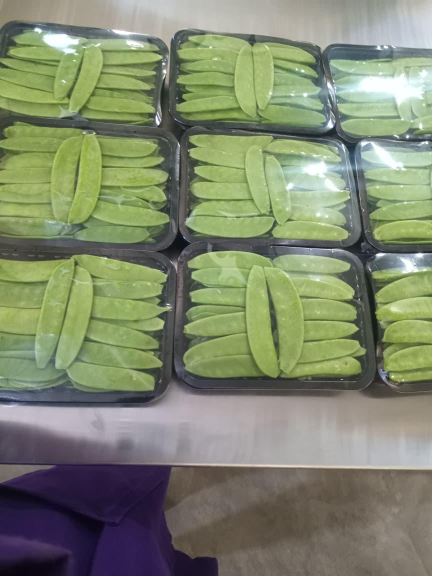
#> input picture 01_client-assets/photos-whatsapp/WhatsApp Image 2026-10-03 at 08.48.18 (1).jpeg, 864 x 1152 px (shown at 1/2 size)
$ python photo-retouch.py '../01_client-assets/photos-whatsapp/WhatsApp Image 2026-10-03 at 08.48.18 (1).jpeg' '../01_client-assets/photos-whatsapp/WhatsApp Image 2026-10-03 at 08.48.18 (2).jpeg'
#> lines starting #> are read from the running program, lines starting #| are printed output that depends on the picture; after the words box and inside, x2 and y2 are one past the last pixel; in counts of white or black regions, pixels touching at a corner belong together
#!/usr/bin/env python3
"""
Produce-photo retouching for Fresca: finds small blemishes (dark specks, brown spots, tiny white flecks)
on green produce and heals them with texture taken from the surrounding produce.

Only small, compact marks are touched. Natural features are protected: the gaps between pods, glossy
highlights, seams, bean tips and the tray edge. Shape, size and number of the produce never change.
Originals are never modified.

  python photo-retouch.py in.jpg out.jpg [options]

  --add  x,y[,r]    heal the mark nearest this point (snaps to the blob; optional search radius r, default 26)
  --disk x,y,r      heal an exact round area (for larger smudges the auto-detector ignores)
  --soft x,y,r      for faint, soft discolouration: keeps the skin texture, replaces only the colour/tone with
                    a smooth blend of the surrounding produce (no patch copying, so no visible repeat/edge)
  --keep x,y,r      never touch this area (e.g. a natural feature)
  --sens f          automatic detection sensitivity, 1.0 = default; 0.8 finds fainter marks (use on smooth produce)
  --no-auto         skip automatic detection; only heal the --add / --disk spots
  --debug file.png  also save the original with every healed spot ringed

Needs: pip install opencv-python-headless numpy
"""
import sys
import cv2
import numpy as np

# --- tuning (pixel sizes are for ~12 MP phone photos, 3024 x 4032) -------------------------------
BG_KERNEL = 31          # size of the "what should be here" neighbourhood
DARK_DELTA = 26         # how much darker than its surroundings a dark speck must be (L units)
BROWN_DELTA = 11        # how much redder/yellower than its surroundings a brown mark must be (a* units)
BROWN_DARK = 9          # ...and how much darker
WHITE_DELTA = 40        # how much brighter a white fleck must be
Z_MIN = 3.4             # ...and it must stand out from the LOCAL texture by this many standard deviations
STD_WIN = 41            # window used to measure the local texture
MAX_AREA = 300          # largest mark to remove automatically (px). Bigger = real feature, not a speck
MIN_AREA = 4
MAX_SIDE = 28           # longest side of a mark's bounding box
MIN_FILL = 0.28         # marks are roundish blobs, not long thin lines (gaps)
PAD = 3                 # grow each mark slightly so its edge is removed too
TIP_GUARD = 27          # keep this far from dark gaps / tray: bean tips and pod ends live there


def _maps(img):
    lab = cv2.cvtColor(img, cv2.COLOR_BGR2LAB)
    L, A = lab[..., 0], lab[..., 1].astype(np.float32)
    hsv = cv2.cvtColor(img, cv2.COLOR_BGR2HSV)
    bgL = cv2.medianBlur(L, BG_KERNEL).astype(np.float32)
    bgA = cv2.medianBlur(lab[..., 1], BG_KERNEL).astype(np.float32)
    return L, A, hsv, L.astype(np.float32) - bgL, bgL - L.astype(np.float32), A - bgA


def detect(img, keep=None):
    """Return (mask, info). mask = 255 where a blemish should be healed."""
    L, A, hsv, d_brighter, dL, dA = _maps(img)
    h, s, v = hsv[..., 0], hsv[..., 1], hsv[..., 2]

    def local_std(x):
        m = cv2.boxFilter(x, -1, (STD_WIN, STD_WIN))
        m2 = cv2.boxFilter(x * x, -1, (STD_WIN, STD_WIN))
        return np.sqrt(np.maximum(m2 - m * m, 1.0))
    zL, zA = dL / local_std(dL), dA / local_std(dA)

    green = ((h > 22) & (h < 85) & (s > 40) & (v > 50)).astype(np.uint8)
    produce = cv2.morphologyEx(green, cv2.MORPH_CLOSE, np.ones((15, 15), np.uint8))
    produce = cv2.erode(produce, np.ones((9, 9), np.uint8))

    very_dark = (v < 62).astype(np.uint8)
    near_dark = cv2.dilate(very_dark, cv2.getStructuringElement(cv2.MORPH_ELLIPSE, (TIP_GUARD, TIP_GUARD)))

    cand = np.zeros(L.shape, np.uint8)
    cand[(dL > DARK_DELTA) & (zL > Z_MIN)] = 255
    cand[(dA > BROWN_DELTA) & (dL > BROWN_DARK) & (zA > Z_MIN)] = 255
    cand[(d_brighter > WHITE_DELTA) & (-zL > Z_MIN) & (s < 70)] = 255      # tiny bright flecks
    cand[produce == 0] = 0
    cand[near_dark > 0] = 0
    if keep is not None:
        cand[keep > 0] = 0
    cand = cv2.morphologyEx(cand, cv2.MORPH_OPEN, np.ones((2, 2), np.uint8))
    cand = cv2.morphologyEx(cand, cv2.MORPH_CLOSE, np.ones((3, 3), np.uint8))

    n, lbl, st, _ = cv2.connectedComponentsWithStats(cand, connectivity=8)
    out = np.zeros_like(cand)
    kept = 0
    for i in range(1, n):
        x, y, w, hgt, area = st[i]
        if area < MIN_AREA or area > MAX_AREA or max(w, hgt) > MAX_SIDE:
            continue
        if area / float(w * hgt) < MIN_FILL:
            continue
        out[lbl == i] = 255
        kept += 1
    return cv2.dilate(out, cv2.getStructuringElement(cv2.MORPH_ELLIPSE, (2 * PAD + 1, 2 * PAD + 1))), {"candidates": n - 1, "healed": kept}


# [22 lines left out: function snap, not called in this run]


def heal(img, mask):
    """Replace each marked blemish with matching texture copied from nearby clean produce."""
    out = img.copy()
    blocked = cv2.dilate(mask, np.ones((9, 9), np.uint8))
    n, lbl, st, _ = cv2.connectedComponentsWithStats(mask, connectivity=8)
    H, W = mask.shape
    done = 0
    for i in range(1, n):
        x, y, w, hgt, _ = st[i]
        ctx = 7 + int(0.15 * max(w, hgt))
        x0, y0 = max(0, x - ctx), max(0, y - ctx)
        x1, y1 = min(W, x + w + ctx), min(H, y + hgt + ctx)
        tw, th = x1 - x0, y1 - y0
        if tw < 8 or th < 8:
            continue
        tmpl = out[y0:y1, x0:x1].astype(np.float32)
        spot = (lbl[y0:y1, x0:x1] == i).astype(np.uint8)
        known = (1 - cv2.dilate(spot, np.ones((3, 3), np.uint8))).astype(np.float32)
        known3 = np.dstack([known] * 3)
        R = 70 + max(w, hgt)
        sx0, sy0 = max(0, x0 - R), max(0, y0 - R)
        sx1, sy1 = min(W, x1 + R), min(H, y1 + R)
        search = out[sy0:sy1, sx0:sx1].astype(np.float32)
        if search.shape[0] < th or search.shape[1] < tw:
            continue
        res = cv2.matchTemplate(search, tmpl, cv2.TM_SQDIFF, mask=known3)
        res[~np.isfinite(res)] = np.inf
        bl = blocked[sy0:sy1, sx0:sx1].astype(np.float32)
        ii = cv2.integral(bl)
        rh, rw = res.shape
        ys, xs = np.mgrid[0:rh, 0:rw]
        overlap = ii[ys + th, xs + tw] - ii[ys, xs + tw] - ii[ys + th, xs] + ii[ys, xs]
        res[overlap > 0] = np.inf
        if not np.isfinite(res).any():
            continue
        by, bx = np.unravel_index(np.argmin(res), res.shape)
        src = search[by:by + th, bx:bx + tw]
        ring = known > 0
        if ring.sum() > 10:
            src = np.clip(src + (tmpl[ring].mean(0) - src[ring].mean(0)), 0, 255)
        soft = np.clip(cv2.GaussianBlur(spot.astype(np.float32), (0, 0), 1.6) * 1.4, 0, 1)[..., None]
        out[y0:y1, x0:x1] = (tmpl * (1 - soft) + src * soft).astype(np.uint8)
        done += 1
    return out, done


# [27 lines left out: functions heal_soft, overlay, not called in this run]


def _pts(argv, flag, n_min):
    out = []
    for i, a in enumerate(argv):
        if a == flag:
            out.append([int(float(v)) for v in argv[i + 1].split(",")])
    for p in out:
        if len(p) < n_min:
            sys.exit(f"{flag} needs at least {n_min} numbers: x,y" + (",r" if n_min == 3 else "[,r]"))
    return out


if __name__ == "__main__":
    if len(sys.argv) < 3:
        sys.exit(__doc__)
    src, dst = sys.argv[1], sys.argv[2]
    img = cv2.imread(src)
#> img is the input picture: shape (1152, 864, 3); mean B, G, R 110.5, 136.4, 128.3
    H, W = img.shape[:2]
    if "--sens" in sys.argv:
        k = float(sys.argv[sys.argv.index("--sens") + 1])
        DARK_DELTA, BROWN_DELTA, BROWN_DARK, Z_MIN = DARK_DELTA * k, BROWN_DELTA * k, BROWN_DARK * k, Z_MIN * (0.5 + 0.5 * k)
    keep = np.zeros((H, W), np.uint8)
    for x, y, r in _pts(sys.argv, "--keep", 3):
        cv2.circle(keep, (x, y), r, 255, -1)
#> keep: shape (1152, 864); every value is 0
    mask = np.zeros((H, W), np.uint8)
    info = {"candidates": 0, "healed": 0}
    if "--no-auto" not in sys.argv:
        mask, info = detect(img, keep)
#> in detect, `green = ((h > 22) & (h < 85) & (s > 40) & (v > 50)).astype(np.uint8)`:
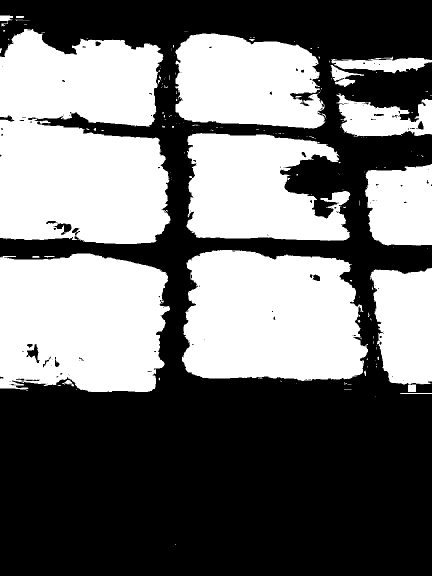
#> green: shape (1152, 864) (shown at 1/2 size); values 0 (black) and 1 (white), 44.7% white; 211 white regions (186 under 20 px), largest, box (x1, y1, x2, y2) and area: (0, 58, 341, 488) 121215, (364, 500, 736, 762) 82716, (0, 507, 340, 784) 82252
#> mask: shape (1152, 864); 1.1% white; 124 white regions, largest, box (x1, y1, x2, y2) and area: (1, 661, 47, 674) 314, (614, 637, 648, 645) 256, (505, 155, 514, 185) 215
#> info = {'candidates': 142, 'healed': 140}
    manual = 0
    for p in _pts(sys.argv, "--add", 2):
        m = snap(img, p[0], p[1], p[2] if len(p) > 2 else 26)
        m[keep > 0] = 0
        mask = cv2.bitwise_or(mask, m)
        manual += 1
#> after the loop, manual = 0
    for x, y, r in _pts(sys.argv, "--disk", 3):
        m = np.zeros((H, W), np.uint8)
        cv2.circle(m, (x, y), r, 255, -1)
        mask = cv2.bitwise_or(mask, m)
        manual += 1
#> after the loop, manual = 0
    fixed, n = heal(img, mask)
#> in heal, `blocked = cv2.dilate(mask, np.ones((9, 9), np.uint8))`:
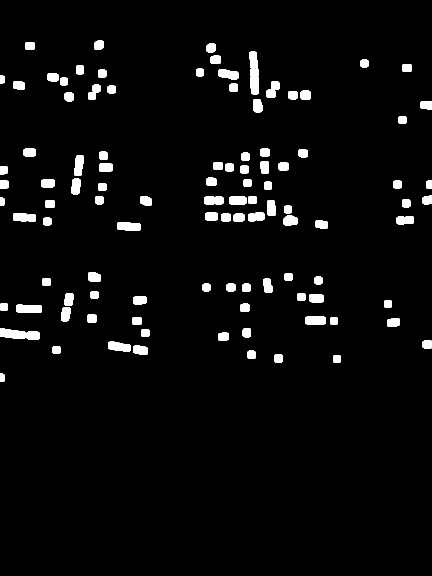
#> blocked: shape (1152, 864) (shown at 1/2 size); 3.8% white; 104 white regions, largest, box (x1, y1, x2, y2) and area: (498, 103, 518, 189) 1346, (0, 657, 51, 678) 830, (32, 609, 84, 626) 812
#> in heal, `n, lbl, st, _ = cv2.connectedComponentsWithStats(mask, connectivity=8)`: n = 125; st = 125 rows, first 6: [0, 0, 864, 1152, 984718], [192, 85, 12, 11, 87], [54, 88, 12, 8, 80], [417, 91, 11, 10, 80], [502, 107, 8, 9, 56], [425, 115, 13, 9, 95]
#> the loop in heal, `for i in range(1, n):` made 124 passes
#> (x, y, w, hgt, ctx, x0, y0, x1) on passes 1 to 8: (192, 85, 12, 11, 8, 184, 77, 212), (54, 88, 12, 8, 8, 46, 80, 74), (417, 91, 11, 10, 8, 409, 83, 436), (502, 107, 8, 9, 8, 494, 99, 518), (425, 115, 13, 9, 8, 417, 107, 446), (504, 123, 8, 10, 8, 496, 115, 520), (725, 123, 8, 8, 8, 717, 115, 741), (808, 132, 12, 8, 8, 800, 124, 828)
#> pass 1, in heal, `known = (1 - cv2.dilate(spot, np.ones((3, 3), np.uint8))).astype(np.fl..`:
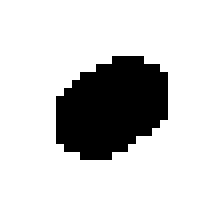
#> known: shape (27, 28) float32 (shown 8 times larger); values 0 (black) and 1 (white), 81.9% white; 1 black region, box (x1, y1, x2, y2) and area: (7, 7, 21, 20) 137
#> after the loop in heal, `for i in range(1, n):`:
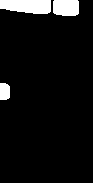
#> bl: shape (183, 93) float32; 6.9% white; 3 white regions, box (x1, y1, x2, y2) and area: (0, 0, 51, 14) 619, (53, 0, 79, 16) 397, (0, 83, 10, 100) 159
#> after the loop in heal, `for i in range(1, n):`:
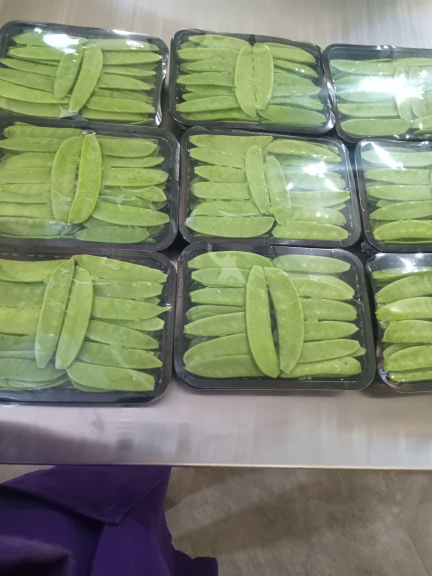
#> out: shape (1152, 864, 3) (shown at 1/2 size); 4.64% of pixels changed, all inside (x1, y1, x2, y2) = (0, 78, 864, 767)
#> after the loop in heal, `for i in range(1, n):`:
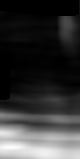
#> res: shape (159, 80) float32; 12.04% of the values are NaN or infinite; the others: min 85520, max 4741655, mean 1225477.1; drawn with min black, max white, NaN and infinite black
#> after the loop in heal, `for i in range(1, n):`:
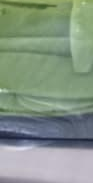
#> search: shape (183, 93, 3) float32; mean B, G, R 132.9, 148.6, 132.9
    softs = _pts(sys.argv, "--soft", 3)
    if softs:
        sm = np.zeros((H, W), np.uint8)
        for x, y, r in softs:
            cv2.circle(sm, (x, y), r, 255, -1)
        fixed = heal_soft(fixed, sm, int(np.mean([p[2] for p in softs])))
        mask = cv2.bitwise_or(mask, sm)
        manual += len(softs)
    cv2.imwrite(dst, fixed, [cv2.IMWRITE_JPEG_QUALITY, 95])
    if "--debug" in sys.argv:
        cv2.imwrite(sys.argv[sys.argv.index("--debug") + 1], overlay(img, mask))
    print(f"{src}: {info['healed']} automatic + {manual} manual -> {n} areas healed")
#| ../01_client-assets/photos-whatsapp/WhatsApp Image 2026-10-03 at 08.48.18 (1).jpeg: 140 automatic + 0 manual -> 124 areas healed

$ run again, on 01_client-assets/photos-whatsapp/WhatsApp Image 2026-10-03 at 08.50.22 (2).jpeg
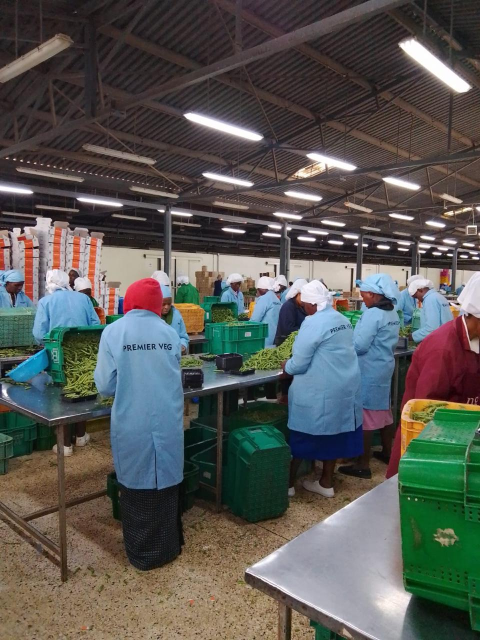
#> input picture 01_client-assets/photos-whatsapp/WhatsApp Image 2026-10-03 at 08.50.22 (2).jpeg, 960 x 1280 px (shown at 1/2 size)
#> img is the input picture: shape (1280, 960, 3); mean B, G, R 84.4, 88.2, 87.9
#> lab: shape (1280, 960, 3); mean of channels 0, 1, 2 94, 128.7, 131.1
#> hsv: shape (1280, 960, 3); mean H, S, V 74.3, 83, 103.7
#> in detect, `green = ((h > 22) & (h < 85) & (s > 40) & (v > 50)).astype(np.uint8)`:
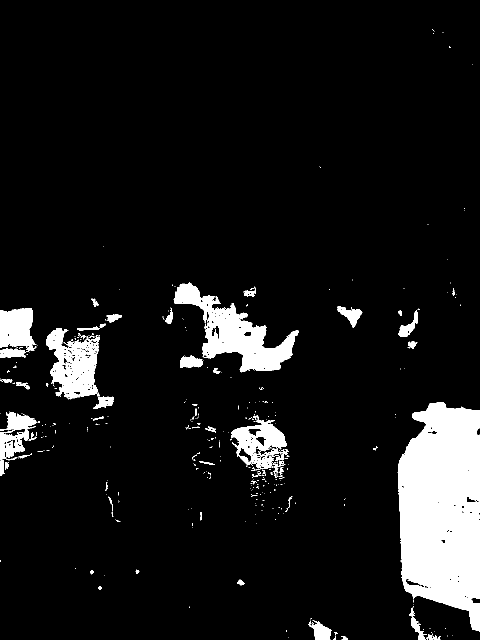
#> green: shape (1280, 960) (shown at 1/2 size); values 0 (black) and 1 (white), 8.7% white; 389 white regions (326 under 20 px), largest, box (x1, y1, x2, y2) and area: (795, 805, 960, 1263) 59077, (348, 565, 597, 744) 15378, (92, 657, 199, 799) 8734
#> very_dark: shape (1280, 960); values 0 (black) and 1 (white), 32.1% white; 2696 white regions (2384 under 20 px), largest, box (x1, y1, x2, y2) and area: (130, 703, 824, 1142) 89759, (0, 0, 472, 285) 86417, (303, 0, 960, 351) 66706
#> near_dark: shape (1280, 960); values 0 (black) and 1 (white), 74.2% white; 80 black regions (27 under 20 px), largest, box (x1, y1, x2, y2) and area: (0, 941, 960, 1280) 117349, (0, 448, 409, 1024) 76046, (578, 531, 960, 858) 60169
#> cand: shape (1280, 960); 0% white in thin lines or dots, all inside (x1, y1, x2, y2) = (495, 672, 498, 674)
#> mask: shape (1280, 960); 0% white; 1 white region, box (x1, y1, x2, y2) and area: (492, 669, 501, 677) 56
#> info = {'candidates': 1, 'healed': 1}
#> after the loop `for p in _pts(sys.argv, "--add", 2):`: manual = 0
#> blocked: shape (1280, 960); 0.02% white; 1 white region, box (x1, y1, x2, y2) and area: (488, 665, 505, 681) 256
#> in heal, `n, lbl, st, _ = cv2.connectedComponentsWithStats(mask, connectivity=8)`: n = 2; st = [[0, 0, 960, 1280, 1228744], [492, 669, 9, 8, 56]]
#> the loop in heal, `for i in range(1, n):` made 1 pass
#> (x, y, w, hgt, ctx, x0, y0, x1) on pass 1: (492, 669, 9, 8, 8, 484, 661, 509)
#> after the loop in heal, `for i in range(1, n):`:
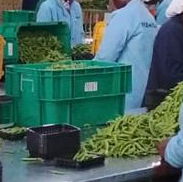
#> search: shape (182, 183, 3) float32; mean B, G, R 96.6, 103.7, 68.9
#> after the loop in heal, `for i in range(1, n):`: done = 1
#| ../01_client-assets/photos-whatsapp/WhatsApp Image 2026-10-03 at 08.50.22 (2).jpeg: 1 automatic + 0 manual -> 1 areas healed
